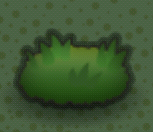
#> input picture item/grass.png, 153 x 132 px
$ python compareItemHist.py
#> lines starting #> are read from the running program, lines starting #| are printed output that depends on the picture; after the words box and inside, x2 and y2 are one past the last pixel; in counts of white or black regions, pixels touching at a corner belong together; long printed decimals are rounded
import cv2
import numpy as np
bush = cv2.imread('./item/grass.png')
#> bush is the input picture: shape (132, 153, 3); mean B, G, R 51.1, 87, 62
bush1 = cv2.imread('./item/grass.png')
bushcut = cv2.imread('./item/grasscut.png')
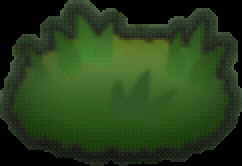
#> input picture item/grasscut.png, 121 x 83 px (shown 2 times larger)
#> bushcut is the input picture: shape (83, 121, 3); mean B, G, R 27, 63, 38.9

hsv_bush = cv2.cvtColor(bush, cv2.COLOR_BGR2HSV)
#> hsv_bush: shape (132, 153, 3); mean H, S, V 51.4, 105.1, 87.1
hsv_bush1 = cv2.cvtColor(bush1, cv2.COLOR_BGR2HSV)
hsv_bushcut = cv2.cvtColor(bushcut, cv2.COLOR_BGR2HSV)
#> hsv_bushcut: shape (83, 121, 3); mean H, S, V 40, 109.6, 63

h_bins = 50
s_bins = 60
histSize = [h_bins, s_bins]
h_ranges = [0, 180]
s_ranges = [0, 256]
ranges = h_ranges + s_ranges
channels = [0, 1]

hsv_bush = cv2.calcHist([hsv_bush], channels, None, histSize, ranges, accumulate=False)
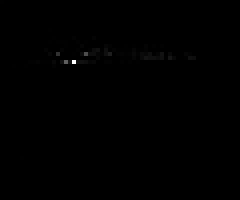
#> hsv_bush: shape (50, 60) float32 (shown 4 times larger); min 0, max 4395, mean 6.7; drawn with min black and max white
cv2.normalize(hsv_bush, hsv_bush, alpha=0, beta=1, norm_type=cv2.NORM_MINMAX)
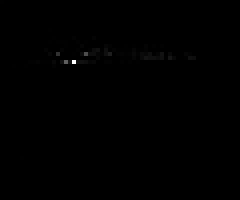
#> hsv_bush: shape (50, 60) float32 (shown 4 times larger); 7.07% of pixels changed, all inside (x1, y1, x2, y2) = (0, 0, 51, 42)
hsv_bush1 = cv2.calcHist([hsv_bush1], channels, None, histSize, ranges, accumulate=False)
cv2.normalize(hsv_bush1, hsv_bush1, alpha=0, beta=1, norm_type=cv2.NORM_MINMAX)
hsv_bushcut = cv2.calcHist([hsv_bushcut], channels, None, histSize, ranges, accumulate=False)
#> hsv_bushcut: shape (50, 60) float32
cv2.normalize(hsv_bushcut, hsv_bushcut, alpha=0, beta=1, norm_type=cv2.NORM_MINMAX)
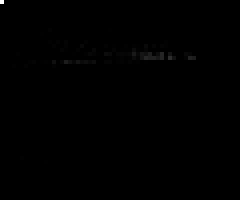
#> hsv_bushcut: shape (50, 60) float32 (shown 4 times larger); min 0, max 1, mean 0.00157

compare_method = cv2.HISTCMP_CORREL

cv2.imshow('hsv_bush1',hsv_bush1)
cv2.imshow('hsv_bush',hsv_bush)
cv2.imshow('hsv_bushcut',hsv_bushcut)

bush1_bush1 = cv2.compareHist(hsv_bush1, hsv_bush1, compare_method)
#> bush1_bush1 = 1
bush1_bush = cv2.compareHist(hsv_bush1, hsv_bush, compare_method)
#> bush1_bush = 1
bush1_bushcut = cv2.compareHist(hsv_bush1, hsv_bushcut, compare_method)
#> bush1_bushcut = 0.168

print('bush1_bush1 Similarity = ', bush1_bush1)
#| bush1_bush1 Similarity =  1.0
print('bush1_bush Similarity = ', bush1_bush)
#| bush1_bush Similarity =  1.0
print('bush1_bushcut Similarity = ', bush1_bushcut)
#| bush1_bushcut Similarity =  0.1676

cv2.waitKey(0)                                    # 按下任意鍵停止
